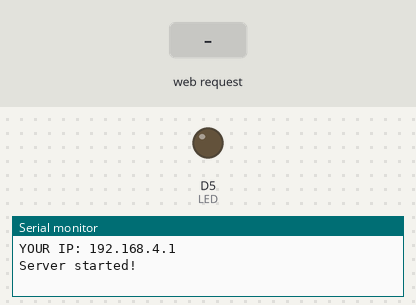
Simulated run of this sketch. Board: ESP8266 (NodeMCU). Parts: output pins drawn as LEDs (lit = HIGH), the last lines printed to the serial monitor. The test bench sets the inputs (shaded band).

Above: at 1.2 s.
1.3 s: HTTP request GET /?pwm=1 received
At 2.2 s:
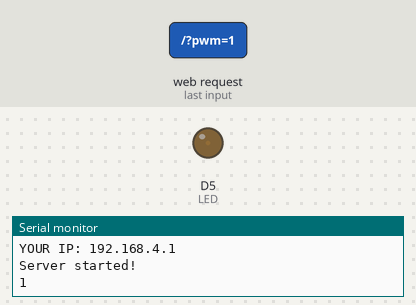
2.8 s: HTTP request GET /?pwm=120 received
At 3.3 s:
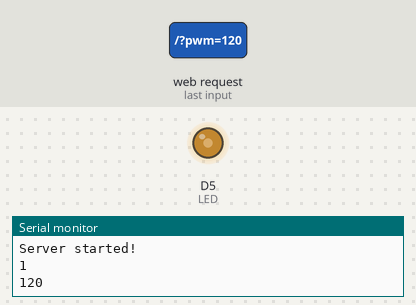
Timing chart, 0 to 5.8 s (numbered marks = the images above; inputs shaded):
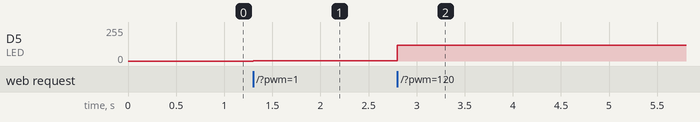

The sketch:

led-with-pwm.ino
```cpp
#include <ESP8266WiFi.h>
#include <ESP8266WebServer.h>
#define username "nodemcu"
#define password "abc123456"
#define LED D5

ESP8266WebServer server(80);

void handleRoot () {
    String pwm_str = server.arg("pwm");
    int pwm = pwm_str.toInt();
    Serial.println(pwm_str);

    digitalWrite(LED, HIGH);
    analogWrite(LED, pwm);

    server.send(200, "text/plain", String(pwm));
}


void setup() {
    Serial.begin(9600);
    WiFi.softAP(username, password);
    Serial.print("\nYOUR IP: ");
    Serial.print(WiFi.softAPIP());
    Serial.println();
    pinMode(LED, OUTPUT);
    digitalWrite(LED, LOW);

    server.on("/", handleRoot);
    server.begin();
    Serial.println("Server started!");
}

void loop() {
    server.handleClient();
}
```

Measured:
- after the input at 1.3 s, D5 (LED): 0/255 → 1/255 at once
- after the input at 2.8 s, D5 (LED): 1/255 → 120/255 at once
